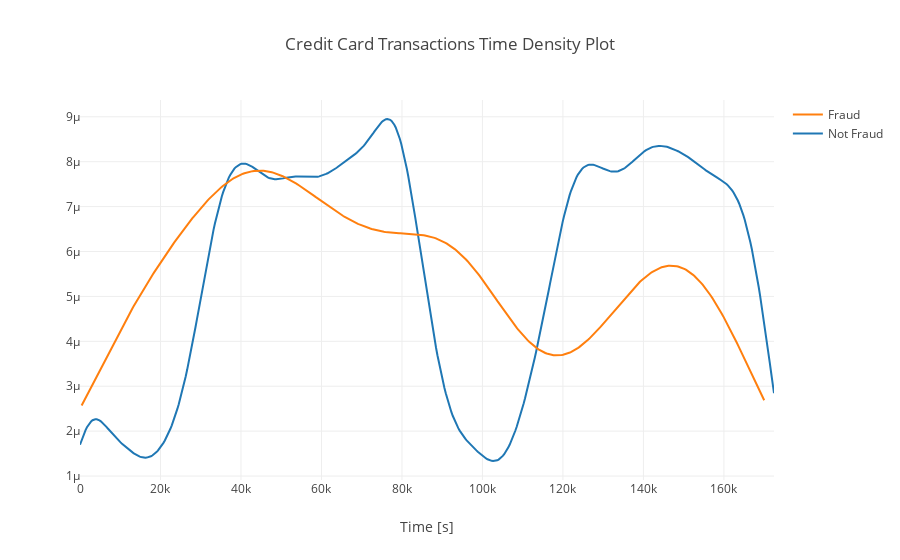

Notebook source saved alongside this figure:
### Markdown cell above
## Transactions in time

### Code cell
class_0 = data_df.loc[data_df['Class'] == 0]["Time"]
class_1 = data_df.loc[data_df['Class'] == 1]["Time"]
plt.figure(figsize = (14,4))
plt.title('Credit Card Transactions Time Density Plot')
sns.set_color_codes("pastel")
sns.distplot(class_0,kde=True,bins=480)
sns.distplot(class_1,kde=True,bins=480)
plt.show()
hist_data = [class_0, class_1]
group_labels = ['Not Fraud', 'Fraud']

fig = ff.create_distplot(hist_data, group_labels, show_hist=False, show_rug=False)
fig['layout'].update(title='Credit Card Transactions Time Density Plot', xaxis=dict(title='Time [s]'))
iplot(fig, filename='dist_only')

### Figure 1 — Plotly figure (JSON) as saved in the notebook; plotly's stock layout.template omitted (floating-point values rounded to 4 significant figures; data arrays with more than 128 entries replaced by an {"elided": "..."} marker saying what was removed)
{"data": [{"legendgroup": "Not Fraud", "marker": {"color": "rgb(31, 119, 180)"}, "mode": "lines", "name": "Not Fraud", "showlegend": true, "type": "scatter", "uid": "4a2db772-af81-42a9-900e-a47e367ea9b4", "x": {"elided": "500 float values"}, "xaxis": "x", "y": {"elided": "500 float values"}, "yaxis": "y"}, {"legendgroup": "Fraud", "marker": {"color": "rgb(255, 127, 14)"}, "mode": "lines", "name": "Fraud", "showlegend": true, "type": "scatter", "uid": "a2fa3ec8-a072-479d-ae0a-89f74fcdd081", "x": {"elided": "500 float values"}, "xaxis": "x", "y": {"elided": "500 float values"}, "yaxis": "y"}], "layout": {"barmode": "overlay", "hovermode": "closest", "legend": {"traceorder": "reversed"}, "title": {"text": "Credit Card Transactions Time Density Plot"}, "xaxis": {"anchor": "y2", "domain": [0, 1], "title": {"text": "Time [s]"}, "zeroline": false}, "yaxis": {"anchor": "free", "domain": [0, 1], "position": 0}}}
